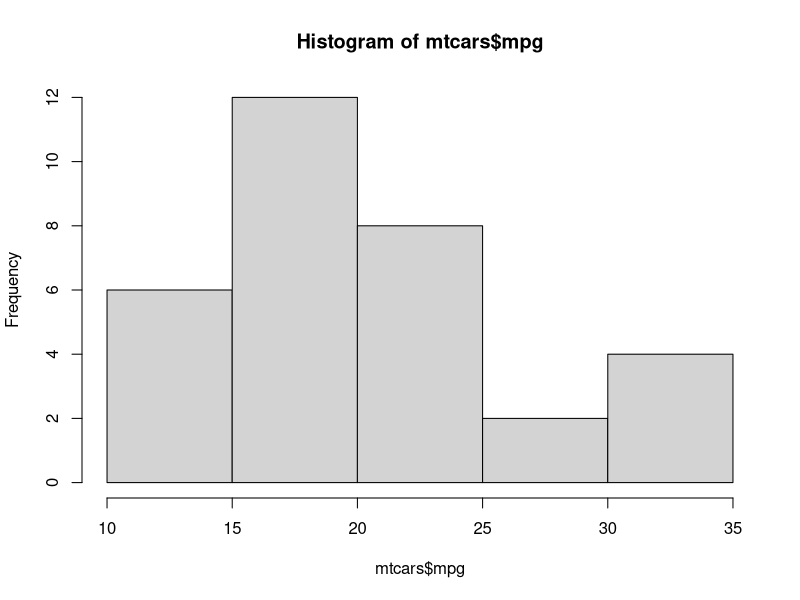
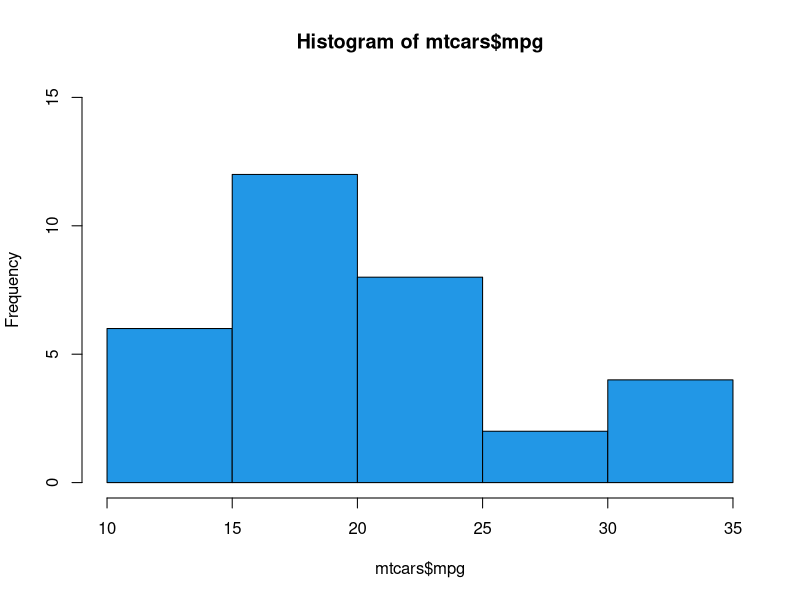
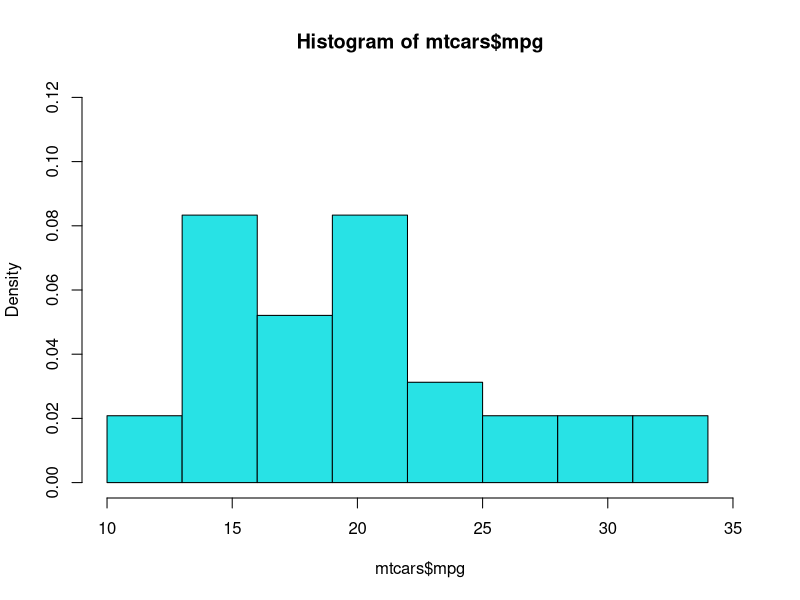
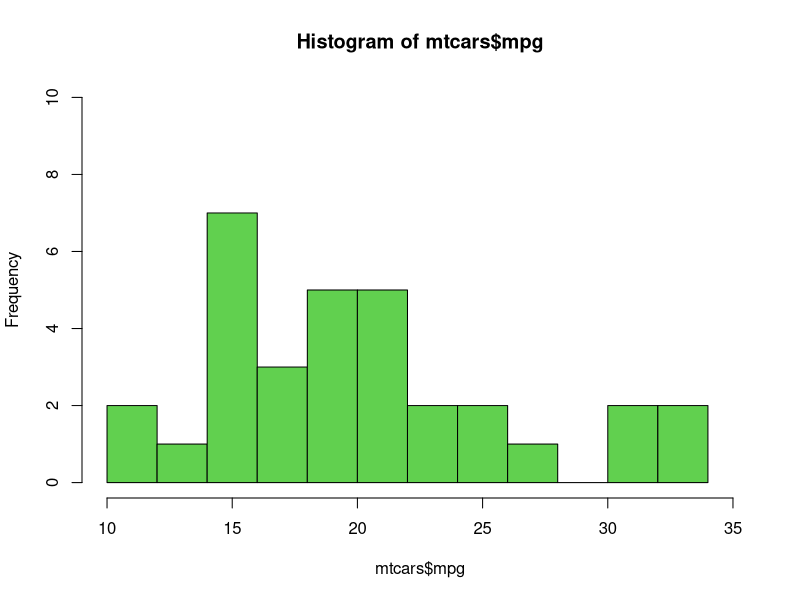
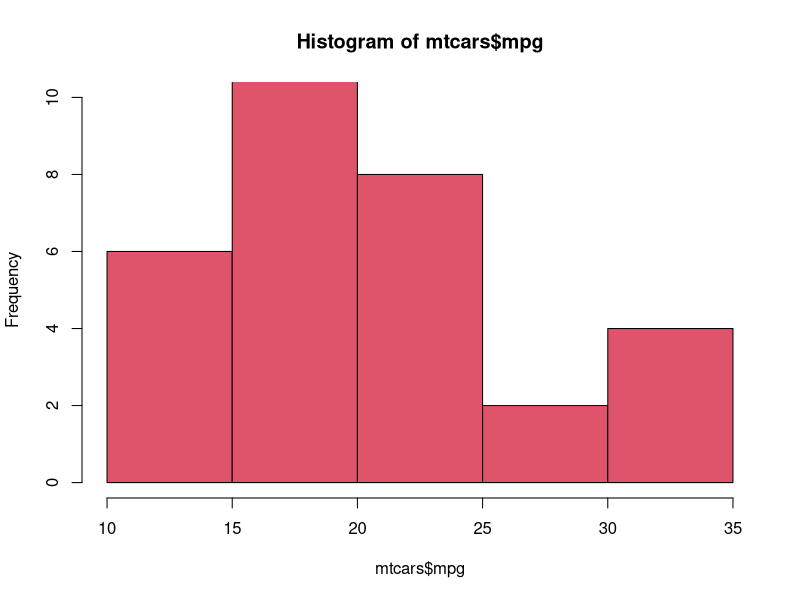
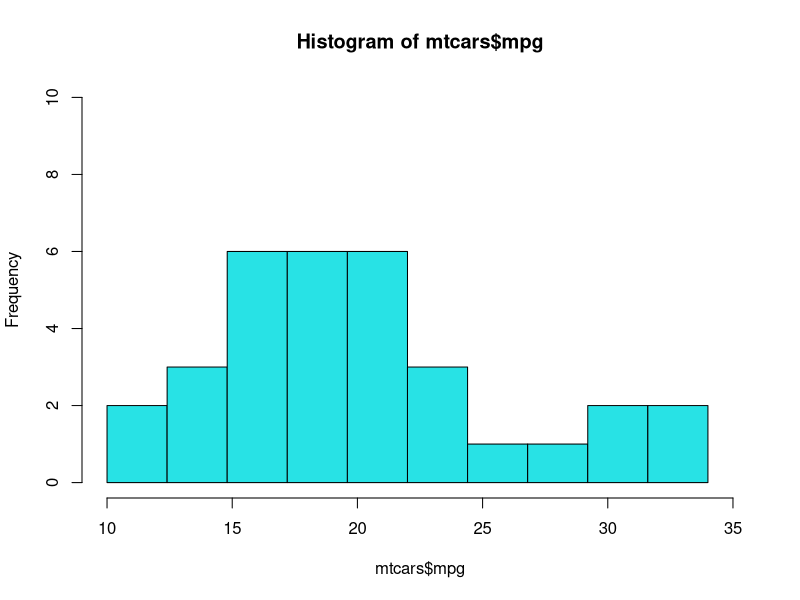
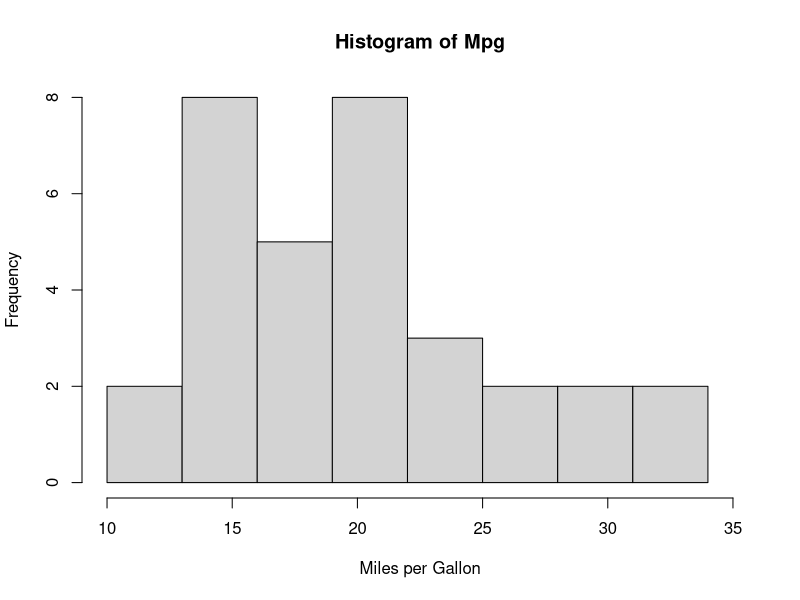
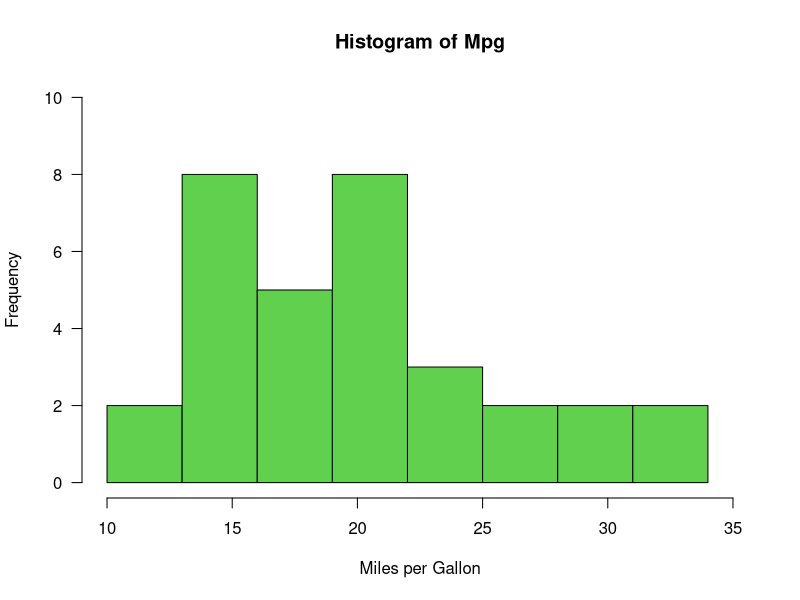

R code for these plots, in order:
## ---- chunk 1
#频数直方图
hist(mtcars$mpg)
## ---- chunk 2

#查看mpg的最小值和最大值
min(mtcars$mpg)
max(mtcars$mpg)

#breaks=设置分组边界，第1组的下限要小于最小值，最后一组的上限要大于最大值。
#c()生成向量
hist(mtcars$mpg, ylim=c(0,15), xlim=c(10, 35),
     breaks=c(10,15,20,25,30,35),col=4)

#seq(起点，终点，步长)生成等差序列，作为各组的边界
hist(mtcars$mpg, prob=T, ylim=c(0,0.12), xlim=c(10, 35),
     breaks=seq(from=10, to=34, by=3),col=5)
## ---- chunk 3
#设定组数 breaks=num
#若R认为指定的组数的分组效果不佳，R会自动调整一个更适宜的组数。
#指定分10组，组距为2.4；分12组，组距为2，是整数，分组区间更加适宜阅读。
#R认为分12组更好，所以没有用“breaks= 10”. 
hist(mtcars$mpg, ylim=c(0,10), xlim=c(10,35),breaks=10,col=3)

#设定组数为5， breaks=5
hist(mtcars$mpg, ylim=c(0,10), xlim=c(10,35),breaks=5,col=2)

#指定分组边界 breaks=seq(起点，终点，步长)
hist(mtcars$mpg, ylim=c(0,10), xlim=c(10,35),
     breaks=seq(10,34,2.4),col=5)


## ---- chunk 4

#添加图形标题 main="",坐标轴标题 xlab="", ylab=""
hist(mtcars$mpg, ylim=c(0,8), xlim=c(10, 35),
     breaks=seq(10,34,3), main="Histogram of Mpg",
     xlab="Miles per Gallon", ylab="Frequency")


#坐标轴刻度水平放置 las=1
hist(mtcars$mpg, ylim=c(0,10), xlim=c(10, 35),
     breaks=seq(10,34,3), main="Histogram of Mpg",
     xlab="Miles per Gallon", ylab="Frequency", las=1,,col=3)

#设置直方图填充色
hist(mtcars$mpg,las=1,col=5)
hist(mtcars$mpg,las=1,col="deepskyblue")

#col=中设置三种颜色，循环出现
hist(mtcars$mpg,las=1,col=c(4,3,2))
## ---- chunk 5

#绘制频率直方图，纵轴代表概率，增加参数项prob=T
hist(mtcars$mpg, prob=T, ylim=c(0,0.12), xlim=c(10, 35),col=2)


#绘制频率直方图，增加参数项freq=FALSE 或者 prob=T
hist(mtcars$mpg, freq=FALSE, ylim=c(0,0.12),col=3)

hist(mtcars$mpg, freq=F, ylim=c(0,0.12),col=4)

hist(mtcars$mpg, prob=T,ylim = c(0,0.10),las=1,xlab = "MPG",col=5)

#在频率直方图上添加概率密度曲线
lines(density(mtcars$mpg),col=2,lwd=3)
## ---- chunk 6
par(mfrow=c(1,2))  #设置图形布局1行2列

hist(mtcars$mpg[mtcars$vs== 0],las=1,col=5,breaks = 5,
     xlab="v-shaped",main="Histogram of Mpg",
     xlim=c(10,35),ylim = c(0,12))

hist(mtcars$mpg[mtcars$vs== 1],las=1,col=5,
     xlab="straight",main="Histogram of Mpg",
      xlim=c(10,35),ylim = c(0,12))

#另一种写法

attach(mtcars) #锁定数据集

hist(mpg[vs== 0],las=1,col=5,breaks = 5,
     xlab="v-shaped",main="Histogram of Mpg",
     xlim=c(10,35),ylim = c(0,12))

## ---- chunk 7
table(cyl)

par(mfrow=c(1,3))  #设置图形布局1行3列

hist(mpg[cyl==4],las=1,col=5,breaks = seq(10,35,5),
     xlab="4 cylinders",main="Histogram of Mpg",
     xlim=c(10,35),ylim = c(0,8))

hist(mpg[cyl==6],las=1,col=5,breaks = seq(10,35,5),
     xlab="6 cylinders",main="Histogram of Mpg",
     xlim=c(10,35),ylim = c(0,8))

hist(mpg[cyl==8],las=1,col=5,breaks = seq(10,35,5),
     xlab="8 cylinders",main="Histogram of Mpg",
     xlim=c(10,35),ylim = c(0,8))
## ---- chunk 8
#箱线图
boxplot(mpg,main="Boxplot of Mpg", las=1,col=4)

#满足vs==1条件的画箱线图
boxplot(mpg[vs==1],ylim=c(15,40),main="Boxplot of Mpg", las=1,col=5)

#满足vs==0条件的画箱线图
boxplot(mpg[vs==0],main="Boxplot of Mpg", las=1,col=4)


## ---- chunk 9
#按am分组后，绘制分组箱线图
boxplot(mpg~am,main="Boxplot of Mpg", las=1,col=5)

#按vs,am分成四组后，绘制分组箱线图，设置箱体颜色，col=
boxplot(mpg~vs*am,las=2,col=c(6,5,4,3))

#legend()设置图例,"topleft"图例位置，legend=c()图例文本，fill=图例方格填充颜色，cex=图例大小缩放比例，bty = "n"图例无矩形框 
legend("topleft",legend=c("v-shaped & automatic","straight & automatic","v-shaped & manual","straight & manual"),
       fill = c(6,5,4,3),cex=0.8,bty = "n")
## ---- chunk 10
#注意茎叶图中报告的“the decimal point is ....”小数点的位置
stem(mpg)

sort(disp)
stem(disp)

## ---- chunk 11

engine_freq <- table(vs)
engine_freq 
## ---- chunk 12
engine_percent <- engine_freq/32
engine_percent
## ---- chunk 13
#频数分布
carb_freq <- table(carb)
carb_freq
#百分比
carb_percent <- prop.table(table(carb))*100
carb_percent
## ---- chunk 14
range(mpg)
breaks=seq(10,35,5)
breaks
mpg.cut = cut(mpg, breaks, right=FALSE) #cut函数将数值映射到分组区间
mpg.cut
mpg_freq <- table(mpg.cut)
mpg_freq
## ---- chunk 15
tab1 <- table(vs,am)
tab1

#为列联表添加行合计和列合计
addmargins(tab1) 

#将列联表的频数转换成百分数
addmargins(prop.table(tab1)*100) 
## ---- chunk 16
table(vs, mpg.cut)

table(vs, mpg.cut)

addmargins(table(vs, mpg.cut))#列联表中显示行合计列合计
## ---- chunk 17
#先制作出定性变量vs的频数分布表
vs.table <- table(vs)

#查看vs的频数分布表
vs.table

#绘制vs的条形图
barplot(vs.table, ylim = c(0,20), col = c(3,5),
        xlab = "Engine:0 = V-shaped, 1 = Straight")

axis(1, at = c(10,20))

## ---- chunk 18
#给条形添加分组标签name.arg = 存放标签文本的对象
#给条形标注频数text()

vs.barplot <- barplot(vs.table, ylim = c(0,20), col = c(3,5),
        names.arg = c("V-shaped", "Straight"),
        xlab = "Engine")

text(vs.barplot, vs.table+1, label = vs.table)


## ---- chunk 19
# 水平放置条形 horiz = T
# 坐标轴字体旋转las = 1

vs.barplot <- barplot(vs.table, col = c(3,4),
                      ylim = c(0,8),
                      xlim = c(0,20),
                      names.arg = c("V-shaped", "Straight"),
                      xlab = "Frequency",
                      ylab = "Type of Engine",
                      horiz = T, 
                      las = 1, #label axis style
                      cex.axis = 0.8, #character expansion
                      cex.names = 0.8,
                      cex.lab = 0.9)

text(vs.table+0.7, vs.barplot, labels = vs.table,cex = 0.8)

title(main = "Barplot of Engine", line = -5)

## ---- chunk 20
#条形图的修饰：填充条纹、间距宽度
cyl.table <- table(cyl)

cyl.barplot <-barplot(cyl.table, col = c(3,4,5),
        ylim = c(0,20),
        main = "Barplot of Number of Cylinders",
        names.arg = c("4 Cylinders", 
                      "6 Cylinders","8 Cylinders"),
        density = c(10,20,30),
        angle = c(0,45,90),
        space = c(1.5,1.5,1.5))

text(cyl.barplot, cyl.table+1, labels = cyl.table)
## ---- chunk 21
#legend.text = T,图例
# density = 线条密度，angle = 线条角度
# space = 条形间隙与条形宽度的比例

tab1 <- table(vs,am)
tab1

table(vs)

table(am)

barplot(tab1,ylim=c(0,25),xlim=c(0,4),
        legend.text = T, 
        las=1, col=rainbow(2),
        density=20,angle=45,
        space = 0.3,
        main = "stacked barplot",cex.main = 2,
        ylab="frequency", xlab="transmission") 
#给图形添加矩形框
box()
## ---- chunk 22
#给图形添加图例，legend()函数，可进行更细致的设置
#x = "topright"设置位置，可用关键词"bottomright", "bottom", "bottomleft", "left", "topleft", "top", 
#"topright", "right" and "center"
#也可直接指定图例的坐标值
#legend = c("straight", "v-shaped") 图例文本
#fill = c(5,6) 图例小方块，设置颜色
#density=20, angle=45 填充线条及角度
#cex=2 图例大小倍数
#bty="n"图例周边没有矩形框

barplot(tab1,ylim=c(0,25),xlim=c(0,4),
                las=1, col=c(5,6),
        density=20,angle=45,
        space = 0.3,
        main = "stacked barplot",cex.main = 2,
        ylab="frequency", xlab="transmission") 

legend(x = "topright", 
       legend = c("straight", "v-shaped"),  # Legend texts
       fill = c(5,6),    # Line types
       density=20, angle=45,
       cex=1.2,
       bty="n")
## ---- chunk 23
#绘制分组条形图，beside = T不是堆栈的
#space=c(0.1,0.5) 0.1组内间隙，0.5组间间隙
tab1
barplot(tab1,ylim=c(0,20),xlim=c(0,8),
        legend.text = T,
        las=1, col=rainbow(2),
        density=25,
        angle=45,space=c(0.1,0.5),
        beside = T)


barplot(tab1,ylim=c(0,10),xlim=c(0,12),
        legend.text = T,
        las=1, col=rainbow(2),
        density=25,
        angle=45,space=c(0.1,0.5),
        beside = T,
        horiz = T)
## ---- chunk 24
cyl_freq <- sort(table(cyl),decreasing = T)
cyl_freq
pareto <- barplot(cyl_freq,ylim = c(0,16),xlim = c(0,4),legend.text = T ,width = 0.5,col=c(3,4,5))
text(pareto, cyl_freq, pos=3,labels=cyl_freq) #添加频数标签
box()
## ---- chunk 25
#计算engine各个类别的频数
engine_num <- table(vs)

#计算vs各个类别的百分比
engine_percent <- table(vs)/sum(table(vs))*100

# 定义标签
label1 <- names(engine_percent)
label2 <- paste0(round(engine_percent,2),"%")
#绘制饼图
pie(engine_num,main = "Pie Chart of Engine Type",   col=c(4,5),labels=paste(paste(label1,label2)))
#设置扇区角度
pie(engine_num,main = "Pie Chart of Engine Type",
    init.angle=90,labels = c("V-shaped:18","Straight:14"))


## ---- chunk 26
#散点图
plot(disp,mpg,las=1,col=2)

#pch= 点的标记形状，可填数字或者文本
plot(disp,mpg,las=1,pch=2,col=4)
plot(disp,mpg,las=1,pch="@",col=5)

#为散点图添加回归线
#abline()为图形添加直线
#lm()拟合线性模型linear model
plot(disp,mpg,las=1,pch=2,xlab="displacement",ylab = "mpg")
abline(lm(mpg~disp),col=3,lwd=5,lty=2)


#text()在图形中添加文本
cor(mpg,disp) #计算相关系数，然后把相关系数的值标在图形中
text(200,25,label="r=-0.8476")
## ---- chunk 27
#对[vs==0]的观测单元画散点图
plot(disp[vs==0],mpg[vs==0],las=1,pch=2,col=2)
#在前述图形上添加[vs==1]的观测单元的散点
points(disp[vs==1],mpg[vs==1],pch=4,col=4)
#图例横坐标350，纵坐标25
#cex=1.2 图例缩放比例，大于1比默认值大，小于1比默认值小
legend(350,25, 
       legend = c("v-shaped", "straight"),
       pch=c(2,4),  
       col = c(2,4),
       cex=0.9,
       bty="n")
